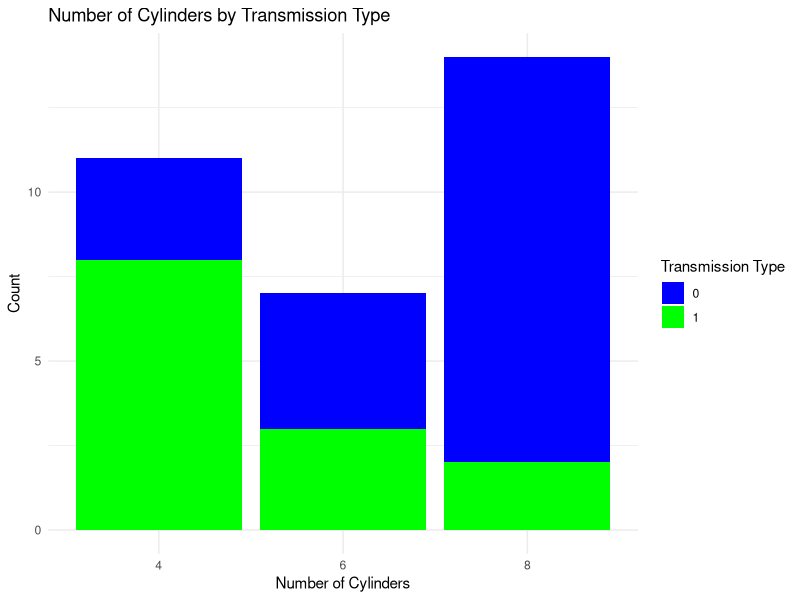

Source code (R):
#Q: Create a bar plot of the number of cylinders (cyl) in the mtcars dataset. Use different colors to represent the transmission type (am). Add appropriate title, labels, and legend to the plot.
# Load the ggplot2 library
library(ggplot2)

# Create a bar plot of 'cyl' with different colors for 'am'
ggplot(mtcars, aes(x = factor(cyl), fill = factor(am))) +
  geom_bar() +
  labs(
    title = "Number of Cylinders by Transmission Type",
    x = "Number of Cylinders",
    y = "Count"
  ) +
  scale_fill_manual(values = c("0" = "blue", "1" = "green")) +  # Define colors for 'am'
  guides(fill = guide_legend(title = "Transmission Type")) +  # Legend title
  theme_minimal()

